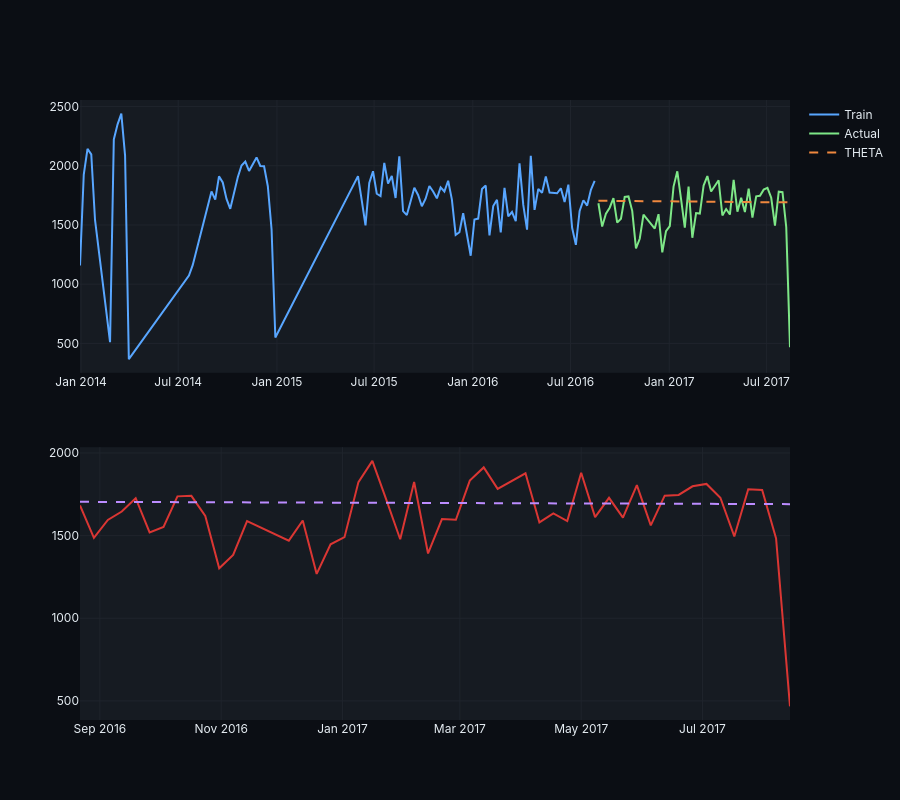

Notebook code cell kept with this figure:
### Markdown cell above
## Run Weekly Smooth (THETA)

### Code cell
result_weekly_smooth, fig_weekly_smooth = run_baseline_plotly(
    df=weekly_smooth_agg,
    pattern="weekly_smooth",
    store=ITEMS_TO_MODEL["weekly_smooth"]["store"],
    item=ITEMS_TO_MODEL["weekly_smooth"]["item"],
    freq="W",
    season_length=52,
    test_weeks=TEST_WEEKS_WEEKLY,
    model_type="theta",
    gap_threshold=GAP_THRESHOLD,
    img_dir=IMG_DIR,
)
fig_weekly_smooth.show()
